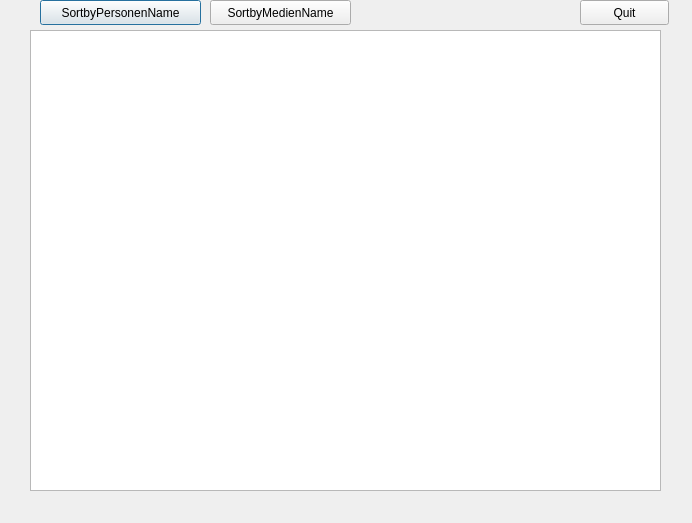
<?xml version="1.0" encoding="UTF-8"?>
<ui version="4.0">
 <class>view_person</class>
 <widget class="QDialog" name="view_person">
  <property name="geometry">
   <rect>
    <x>0</x>
    <y>0</y>
    <width>692</width>
    <height>523</height>
   </rect>
  </property>
  <property name="windowTitle">
   <string>Dialog</string>
  </property>
  <widget class="QTableWidget" name="PersonView">
   <property name="geometry">
    <rect>
     <x>30</x>
     <y>30</y>
     <width>631</width>
     <height>461</height>
    </rect>
   </property>
  </widget>
  <widget class="QPushButton" name="bt_nsort">
   <property name="geometry">
    <rect>
     <x>40</x>
     <y>0</y>
     <width>161</width>
     <height>25</height>
    </rect>
   </property>
   <property name="text">
    <string>SortbyPersonenName</string>
   </property>
  </widget>
  <widget class="QPushButton" name="bt_nsort2">
   <property name="geometry">
    <rect>
     <x>210</x>
     <y>0</y>
     <width>141</width>
     <height>25</height>
    </rect>
   </property>
   <property name="text">
    <string>SortbyMedienName</string>
   </property>
  </widget>
  <widget class="QPushButton" name="quit">
   <property name="geometry">
    <rect>
     <x>580</x>
     <y>0</y>
     <width>89</width>
     <height>25</height>
    </rect>
   </property>
   <property name="text">
    <string>Quit</string>
   </property>
  </widget>
 </widget>
 <resources/>
 <connections>
  <connection>
   <sender>quit</sender>
   <signal>clicked()</signal>
   <receiver>view_person</receiver>
   <slot>close()</slot>
   <hints>
    <hint type="sourcelabel">
     <x>582</x>
     <y>15</y>
    </hint>
    <hint type="destinationlabel">
     <x>525</x>
     <y>15</y>
    </hint>
   </hints>
  </connection>
 </connections>
</ui>
